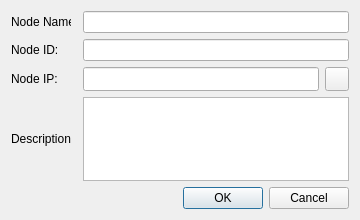
<?xml version="1.0" encoding="UTF-8"?>
<ui version="4.0">
 <class>AddNodeDlg</class>
 <widget class="QDialog" name="AddNodeDlg">
  <property name="geometry">
   <rect>
    <x>0</x>
    <y>0</y>
    <width>360</width>
    <height>220</height>
   </rect>
  </property>
  <property name="minimumSize">
   <size>
    <width>360</width>
    <height>220</height>
   </size>
  </property>
  <property name="maximumSize">
   <size>
    <width>360</width>
    <height>300</height>
   </size>
  </property>
  <property name="windowTitle">
   <string>Dialog</string>
  </property>
  <layout class="QGridLayout" name="gridLayout">
   <item row="3" column="2">
    <widget class="QTextEdit" name="txtDesc"/>
   </item>
   <item row="2" column="2">
    <layout class="QHBoxLayout" name="horizontalLayout">
     <item>
      <widget class="QLineEdit" name="linIP">
       <property name="minimumSize">
        <size>
         <width>0</width>
         <height>24</height>
        </size>
       </property>
       <property name="maximumSize">
        <size>
         <width>16777215</width>
         <height>24</height>
        </size>
       </property>
      </widget>
     </item>
     <item>
      <widget class="QPushButton" name="btnDiscoverNode">
       <property name="maximumSize">
        <size>
         <width>24</width>
         <height>24</height>
        </size>
       </property>
       <property name="toolTip">
        <string>Discover Node</string>
       </property>
       <property name="text">
        <string/>
       </property>
       <property name="icon">
        <iconset>
         <normaloff>res/search.png</normaloff>res/search.png</iconset>
       </property>
       <property name="iconSize">
        <size>
         <width>24</width>
         <height>24</height>
        </size>
       </property>
       <property name="flat">
        <bool>false</bool>
       </property>
      </widget>
     </item>
    </layout>
   </item>
   <item row="3" column="0">
    <widget class="QLabel" name="label_3">
     <property name="maximumSize">
      <size>
       <width>60</width>
       <height>16777215</height>
      </size>
     </property>
     <property name="text">
      <string>Description:</string>
     </property>
    </widget>
   </item>
   <item row="2" column="0">
    <widget class="QLabel" name="label_2">
     <property name="minimumSize">
      <size>
       <width>60</width>
       <height>0</height>
      </size>
     </property>
     <property name="maximumSize">
      <size>
       <width>60</width>
       <height>16777215</height>
      </size>
     </property>
     <property name="text">
      <string>Node IP:</string>
     </property>
    </widget>
   </item>
   <item row="1" column="0" colspan="2">
    <widget class="QLabel" name="label_4">
     <property name="minimumSize">
      <size>
       <width>60</width>
       <height>0</height>
      </size>
     </property>
     <property name="maximumSize">
      <size>
       <width>60</width>
       <height>16777215</height>
      </size>
     </property>
     <property name="text">
      <string>Node ID:</string>
     </property>
    </widget>
   </item>
   <item row="1" column="2">
    <widget class="QLineEdit" name="linID"/>
   </item>
   <item row="0" column="2">
    <widget class="QLineEdit" name="linName"/>
   </item>
   <item row="0" column="0" colspan="2">
    <widget class="QLabel" name="label">
     <property name="minimumSize">
      <size>
       <width>60</width>
       <height>0</height>
      </size>
     </property>
     <property name="maximumSize">
      <size>
       <width>60</width>
       <height>16777215</height>
      </size>
     </property>
     <property name="text">
      <string>Node Name:</string>
     </property>
    </widget>
   </item>
   <item row="4" column="2">
    <widget class="QDialogButtonBox" name="buttonBox">
     <property name="orientation">
      <enum>Qt::Horizontal</enum>
     </property>
     <property name="standardButtons">
      <set>QDialogButtonBox::Cancel|QDialogButtonBox::Ok</set>
     </property>
    </widget>
   </item>
  </layout>
 </widget>
 <resources/>
 <connections>
  <connection>
   <sender>buttonBox</sender>
   <signal>accepted()</signal>
   <receiver>AddNodeDlg</receiver>
   <slot>accept()</slot>
   <hints>
    <hint type="sourcelabel">
     <x>293</x>
     <y>202</y>
    </hint>
    <hint type="destinationlabel">
     <x>157</x>
     <y>219</y>
    </hint>
   </hints>
  </connection>
  <connection>
   <sender>buttonBox</sender>
   <signal>rejected()</signal>
   <receiver>AddNodeDlg</receiver>
   <slot>reject()</slot>
   <hints>
    <hint type="sourcelabel">
     <x>350</x>
     <y>208</y>
    </hint>
    <hint type="destinationlabel">
     <x>286</x>
     <y>219</y>
    </hint>
   </hints>
  </connection>
 </connections>
</ui>
